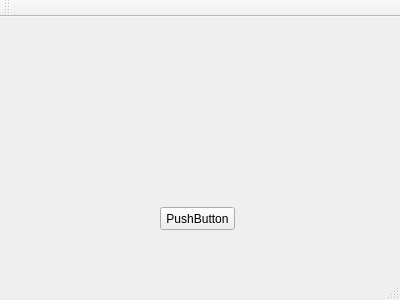
<?xml version="1.0" encoding="UTF-8"?>
<ui version="4.0">
 <class>MainWindow</class>
 <widget class="QMainWindow" name="MainWindow">
  <property name="geometry">
   <rect>
    <x>0</x>
    <y>0</y>
    <width>400</width>
    <height>300</height>
   </rect>
  </property>
  <property name="windowTitle">
   <string>MainWindow</string>
  </property>
  <widget class="QWidget" name="centralWidget">
   <widget class="QPushButton" name="pushButton">
    <property name="geometry">
     <rect>
      <x>160</x>
      <y>190</y>
      <width>75</width>
      <height>23</height>
     </rect>
    </property>
    <property name="text">
     <string>PushButton</string>
    </property>
   </widget>
  </widget>
  <widget class="QMenuBar" name="menuBar">
   <property name="geometry">
    <rect>
     <x>0</x>
     <y>0</y>
     <width>400</width>
     <height>17</height>
    </rect>
   </property>
  </widget>
  <widget class="QToolBar" name="mainToolBar">
   <attribute name="toolBarArea">
    <enum>TopToolBarArea</enum>
   </attribute>
   <attribute name="toolBarBreak">
    <bool>false</bool>
   </attribute>
  </widget>
  <widget class="QStatusBar" name="statusBar"/>
 </widget>
 <layoutdefault spacing="6" margin="11"/>
 <resources/>
 <connections/>
</ui>
